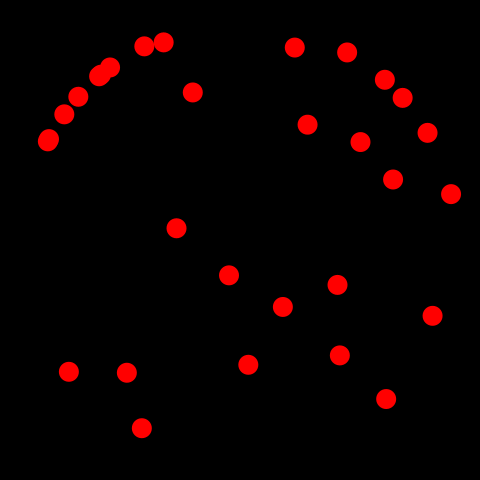
Frame 1 (no input)
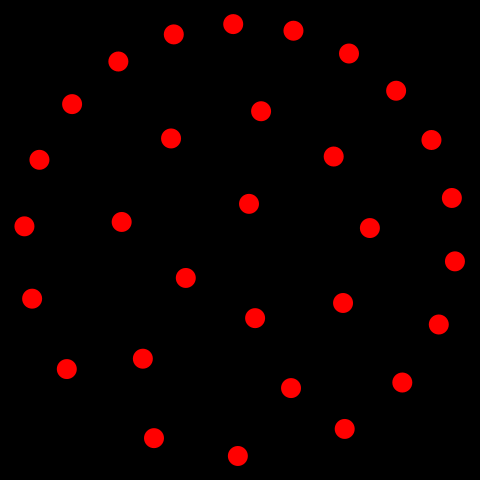
Frame 60 (the mouse pressed at the canvas centre just before this capture)
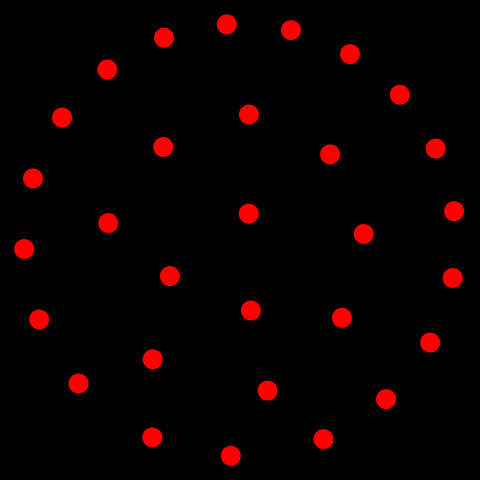
Frame 120 (the mouse held since frame 60 and released just before this capture)

The Processing sketch that drew these frames (run headless with seeded random() and noise(); from frame 60 on, the mouse is pressed at the canvas centre):

// Processing sketch: hermit6
// ── hermit6.pde
ArrayList<Hermit> hermits;
Hermit dragHermit;
float hermitDiameter = 20;
color bgColor = color(0);
boolean fade = false;
color unselectedColor = color(255, 0, 0);
color selectedColor = color(255, 255, 0);
String debug = "";

void setup() {
  size(480, 480);
  hermits = new ArrayList<Hermit>();
  setNumHermits(30);
  background(bgColor);
}

// Called from javascript in the browser.
void setNumHermits(int n) {
  while (hermits.size () > n) {
    hermits.remove(0);
  }
  while (hermits.size () < n) {
    hermits.add(new Hermit());
  }
}

// Called from javascript in the browser.
void setHermitDiameter(float d) {
  hermitDiameter = d;
}

// Called from javascript in the browser.
void setFade(boolean f) {
  fade = f;
}

// Called from javascript in the browser.
void setSelectedColor(color c) {
  selectedColor = colorFromJS(c);
}

// Called from javascript in the browser.
void setUnselectedColor(color c) {
  unselectedColor = colorFromJS(c);
}

color colorFromJS(color c) {
  return unhex("FF"+c);
}

int numHermits() {
  return hermits.size ();
}

void draw() {
  if (fade) {
    fill(bgColor, 20);
    rect(0, 0, width, height);
  } 
  else {
    background(bgColor);
  }
  for (Hermit hermit : hermits) {
    hermit.move().drawIt();
  }
  text(debug, width/2, height/2);
}

void mousePressed() {
  for (Hermit hermit : hermits) {
    hermit.dragIfSelected();
  }
}  

void mouseReleased() {
  for (Hermit hermit : hermits) {
    hermit.releaseDrag();
  }
}  
class Hermit {
  float x = random(width), y = random(height);
  float mass = 1;
  color c = unselectedColor;
  boolean drag = false;

  void dragIfSelected() {
    drag  = (dist(x, y, mouseX, mouseY)<hermitDiameter);
    if (drag) {
      dragHermit = this;
    }
  }

  void drawIt() {
    fill(c);
    noStroke();
    if (dragHermit == null)
      c = unselectedColor;
    else {
      float fractionUnselected = min(1, dist(x, y, dragHermit.x, dragHermit.y)* 0.005);
      c = lerpColor(selectedColor, unselectedColor, fractionUnselected);
    }
    ellipse(x, y, hermitDiameter, hermitDiameter);
  }

  Hermit move() {
    if (drag) {
      x = mouseX;
      y = mouseY;
    } 
    else {
      float f_x=0, f_y=0;
      for (Hermit hermit : hermits) {
        if (hermit != this) {
          float d2 = dist(x, y, hermit.x, hermit.y);
          d2 *= d2;
          if (d2 < 1) {
            //too close -- bump apart
            d2 = 1; 
            x += random(4) - 2; 
            y += random(4) - 2;
          }
          f_x += (x - hermit.x) / d2 / d2; 
          f_y += (y - hermit.y) / d2/ d2  ;
        }
      }
      float forceMultiplier = 5.0e8 / numHermits() / numHermits();
      x += f_x * forceMultiplier;
      y += f_y * forceMultiplier;
      //moveToEdgeOfWindow();
      moveToEdgeOfCircle();
    }
    return this;
  }

  void moveToEdgeOfCircle() {
    float d = dist(x, y, width/2, height/2);
    float x_mid = width * 0.5;
    float maxD = x_mid * 0.9;
    if (d > maxD ) {
      x = x_mid + (x - x_mid) * maxD/ d ;
      y = height /2 + (y - height/2) * maxD / d;
    }
  }

  void moveToEdgeOfWindow() {
    float radius = hermitDiameter * 0.5;
    x=max(x, radius);
    x=min(x, width - radius);
    y=max(y, radius);
    y=min(y, height - radius);
  }

  void releaseDrag() {
    drag = false;
    dragHermit = null;
  }
}
